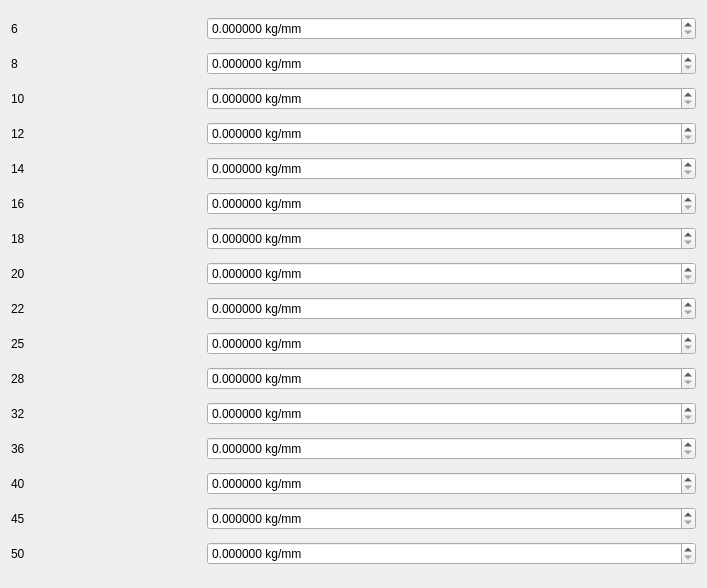
            <widget class="QWidget" name="scrollAreaWidgetContents">
             <property name="geometry">
              <rect>
               <x>0</x>
               <y>0</y>
               <width>707</width>
               <height>588</height>
              </rect>
             </property>
             <layout class="QVBoxLayout" name="verticalLayout_7">
              <item>
               <layout class="QHBoxLayout" name="horizontalLayout_24">
                <item>
                 <widget class="QLabel" name="dia_6">
                  <property name="sizePolicy">
                   <sizepolicy hsizetype="Fixed" vsizetype="Preferred">
                    <horstretch>0</horstretch>
                    <verstretch>0</verstretch>
                   </sizepolicy>
                  </property>
                  <property name="minimumSize">
                   <size>
                    <width>190</width>
                    <height>0</height>
                   </size>
                  </property>
                  <property name="text">
                   <string>6</string>
                  </property>
                 </widget>
                </item>
                <item>
                 <widget class="Gui::PrefDoubleSpinBox" name="dia_6_weight">
                  <property name="suffix">
                   <string> kg/mm</string>
                  </property>
                  <property name="decimals">
                   <number>6</number>
                  </property>
                  <property name="prefEntry" stdset="0">
                   <cstring>6</cstring>
                  </property>
                  <property name="prefPath" stdset="0">
                   <cstring>Mod/RebarTools/BOM/DiaWeightMap</cstring>
                  </property>
                 </widget>
                </item>
               </layout>
              </item>
              <item>
               <layout class="QHBoxLayout" name="horizontalLayout_10">
                <item>
                 <widget class="QLabel" name="dia_8">
                  <property name="sizePolicy">
                   <sizepolicy hsizetype="Fixed" vsizetype="Preferred">
                    <horstretch>0</horstretch>
                    <verstretch>0</verstretch>
                   </sizepolicy>
                  </property>
                  <property name="minimumSize">
                   <size>
                    <width>190</width>
                    <height>0</height>
                   </size>
                  </property>
                  <property name="text">
                   <string>8</string>
                  </property>
                 </widget>
                </item>
                <item>
                 <widget class="Gui::PrefDoubleSpinBox" name="dia_8_weight">
                  <property name="suffix">
                   <string> kg/mm</string>
                  </property>
                  <property name="decimals">
                   <number>6</number>
                  </property>
                  <property name="prefEntry" stdset="0">
                   <cstring>8</cstring>
                  </property>
                  <property name="prefPath" stdset="0">
                   <cstring>Mod/RebarTools/BOM/DiaWeightMap</cstring>
                  </property>
                 </widget>
                </item>
               </layout>
              </item>
              <item>
               <layout class="QHBoxLayout" name="horizontalLayout_11">
                <item>
                 <widget class="QLabel" name="dia_10">
                  <property name="sizePolicy">
                   <sizepolicy hsizetype="Fixed" vsizetype="Preferred">
                    <horstretch>0</horstretch>
                    <verstretch>0</verstretch>
                   </sizepolicy>
                  </property>
                  <property name="minimumSize">
                   <size>
                    <width>190</width>
                    <height>0</height>
                   </size>
                  </property>
                  <property name="text">
                   <string>10</string>
                  </property>
                 </widget>
                </item>
                <item>
                 <widget class="Gui::PrefDoubleSpinBox" name="dia_10_weight">
                  <property name="suffix">
                   <string> kg/mm</string>
                  </property>
                  <property name="decimals">
                   <number>6</number>
                  </property>
                  <property name="prefEntry" stdset="0">
                   <cstring>10</cstring>
                  </property>
                  <property name="prefPath" stdset="0">
                   <cstring>Mod/RebarTools/BOM/DiaWeightMap</cstring>
                  </property>
                 </widget>
                </item>
               </layout>
              </item>
              <item>
               <layout class="QHBoxLayout" name="horizontalLayout_19" stretch="0,0">
                <item>
                 <widget class="QLabel" name="dia_12">
                  <property name="sizePolicy">
                   <sizepolicy hsizetype="Fixed" vsizetype="Preferred">
                    <horstretch>0</horstretch>
                    <verstretch>0</verstretch>
                   </sizepolicy>
                  </property>
                  <property name="minimumSize">
                   <size>
                    <width>190</width>
                    <height>0</height>
                   </size>
                  </property>
                  <property name="text">
                   <string>12</string>
                  </property>
                 </widget>
                </item>
                <item>
                 <widget class="Gui::PrefDoubleSpinBox" name="dia_12_weight">
                  <property name="suffix">
                   <string> kg/mm</string>
                  </property>
                  <property name="decimals">
                   <number>6</number>
                  </property>
                  <property name="prefEntry" stdset="0">
                   <cstring>12</cstring>
                  </property>
                  <property name="prefPath" stdset="0">
                   <cstring>Mod/RebarTools/BOM/DiaWeightMap</cstring>
                  </property>
                 </widget>
                </item>
               </layout>
              </item>
              <item>
               <layout class="QHBoxLayout" name="horizontalLayout_20">
                <item>
                 <widget class="QLabel" name="dia_14">
                  <property name="sizePolicy">
                   <sizepolicy hsizetype="Fixed" vsizetype="Preferred">
                    <horstretch>0</horstretch>
                    <verstretch>0</verstretch>
                   </sizepolicy>
                  </property>
                  <property name="minimumSize">
                   <size>
                    <width>190</width>
                    <height>0</height>
                   </size>
                  </property>
                  <property name="text">
                   <string>14</string>
                  </property>
                 </widget>
                </item>
                <item>
                 <widget class="Gui::PrefDoubleSpinBox" name="dia_14_weight">
                  <property name="suffix">
                   <string> kg/mm</string>
                  </property>
                  <property name="decimals">
                   <number>6</number>
                  </property>
                  <property name="prefEntry" stdset="0">
                   <cstring>14</cstring>
                  </property>
                  <property name="prefPath" stdset="0">
                   <cstring>Mod/RebarTools/BOM/DiaWeightMap</cstring>
                  </property>
                 </widget>
                </item>
               </layout>
              </item>
              <item>
               <layout class="QHBoxLayout" name="horizontalLayout_21">
                <item>
                 <widget class="QLabel" name="dia_16">
                  <property name="sizePolicy">
                   <sizepolicy hsizetype="Fixed" vsizetype="Preferred">
                    <horstretch>0</horstretch>
                    <verstretch>0</verstretch>
                   </sizepolicy>
                  </property>
                  <property name="minimumSize">
                   <size>
                    <width>190</width>
                    <height>0</height>
                   </size>
                  </property>
                  <property name="text">
                   <string>16</string>
                  </property>
                 </widget>
                </item>
                <item>
                 <widget class="Gui::PrefDoubleSpinBox" name="dia_16_weight">
                  <property name="suffix">
                   <string> kg/mm</string>
                  </property>
                  <property name="decimals">
                   <number>6</number>
                  </property>
                  <property name="prefEntry" stdset="0">
                   <cstring>16</cstring>
                  </property>
                  <property name="prefPath" stdset="0">
                   <cstring>Mod/RebarTools/BOM/DiaWeightMap</cstring>
                  </property>
                 </widget>
                </item>
               </layout>
              </item>
              <item>
               <layout class="QHBoxLayout" name="horizontalLayout_23">
                <item>
                 <widget class="QLabel" name="dia_18">
                  <property name="sizePolicy">
                   <sizepolicy hsizetype="Fixed" vsizetype="Preferred">
                    <horstretch>0</horstretch>
                    <verstretch>0</verstretch>
                   </sizepolicy>
                  </property>
                  <property name="minimumSize">
                   <size>
                    <width>190</width>
                    <height>0</height>
                   </size>
                  </property>
                  <property name="text">
                   <string>18</string>
                  </property>
                 </widget>
                </item>
                <item>
                 <widget class="Gui::PrefDoubleSpinBox" name="dia_18_weight">
                  <property name="suffix">
                   <string> kg/mm</string>
                  </property>
                  <property name="decimals">
                   <number>6</number>
                  </property>
                  <property name="prefEntry" stdset="0">
                   <cstring>18</cstring>
                  </property>
                  <property name="prefPath" stdset="0">
                   <cstring>Mod/RebarTools/BOM/DiaWeightMap</cstring>
                  </property>
                 </widget>
                </item>
               </layout>
              </item>
              <item>
               <layout class="QHBoxLayout" name="horizontalLayout_22">
                <item>
                 <widget class="QLabel" name="dia_20">
                  <property name="sizePolicy">
                   <sizepolicy hsizetype="Fixed" vsizetype="Preferred">
                    <horstretch>0</horstretch>
                    <verstretch>0</verstretch>
                   </sizepolicy>
                  </property>
                  <property name="minimumSize">
                   <size>
                    <width>190</width>
                    <height>0</height>
                   </size>
                  </property>
                  <property name="text">
                   <string>20</string>
                  </property>
                 </widget>
                </item>
                <item>
                 <widget class="Gui::PrefDoubleSpinBox" name="dia_20_weight">
                  <property name="suffix">
                   <string> kg/mm</string>
                  </property>
                  <property name="decimals">
                   <number>6</number>
                  </property>
                  <property name="prefEntry" stdset="0">
                   <cstring>20</cstring>
                  </property>
                  <property name="prefPath" stdset="0">
                   <cstring>Mod/RebarTools/BOM/DiaWeightMap</cstring>
                  </property>
                 </widget>
                </item>
               </layout>
              </item>
              <item>
               <layout class="QHBoxLayout" name="horizontalLayout_26">
                <item>
                 <widget class="QLabel" name="dia_22">
                  <property name="sizePolicy">
                   <sizepolicy hsizetype="Fixed" vsizetype="Preferred">
                    <horstretch>0</horstretch>
                    <verstretch>0</verstretch>
                   </sizepolicy>
                  </property>
                  <property name="minimumSize">
                   <size>
                    <width>190</width>
                    <height>0</height>
                   </size>
                  </property>
                  <property name="text">
                   <string>22</string>
                  </property>
                 </widget>
                </item>
                <item>
                 <widget class="Gui::PrefDoubleSpinBox" name="dia_22_weight">
                  <property name="suffix">
                   <string> kg/mm</string>
                  </property>
                  <property name="decimals">
                   <number>6</number>
                  </property>
                  <property name="prefEntry" stdset="0">
                   <cstring>22</cstring>
                  </property>
                  <property name="prefPath" stdset="0">
                   <cstring>Mod/RebarTools/BOM/DiaWeightMap</cstring>
                  </property>
                 </widget>
                </item>
               </layout>
              </item>
              <item>
               <layout class="QHBoxLayout" name="horizontalLayout_28">
                <item>
                 <widget class="QLabel" name="dia_25">
                  <property name="sizePolicy">
                   <sizepolicy hsizetype="Fixed" vsizetype="Preferred">
                    <horstretch>0</horstretch>
                    <verstretch>0</verstretch>
                   </sizepolicy>
                  </property>
                  <property name="minimumSize">
                   <size>
                    <width>190</width>
                    <height>0</height>
                   </size>
                  </property>
                  <property name="text">
                   <string>25</string>
                  </property>
                 </widget>
                </item>
                <item>
                 <widget class="Gui::PrefDoubleSpinBox" name="dia_25_weight">
                  <property name="suffix">
                   <string> kg/mm</string>
                  </property>
                  <property name="decimals">
                   <number>6</number>
                  </property>
                  <property name="prefEntry" stdset="0">
                   <cstring>25</cstring>
                  </property>
                  <property name="prefPath" stdset="0">
                   <cstring>Mod/RebarTools/BOM/DiaWeightMap</cstring>
                  </property>
                 </widget>
                </item>
               </layout>
              </item>
              <item>
               <layout class="QHBoxLayout" name="horizontalLayout_29">
                <item>
                 <widget class="QLabel" name="dia_28">
                  <property name="sizePolicy">
                   <sizepolicy hsizetype="Fixed" vsizetype="Preferred">
                    <horstretch>0</horstretch>
                    <verstretch>0</verstretch>
                   </sizepolicy>
                  </property>
                  <property name="minimumSize">
                   <size>
                    <width>190</width>
                    <height>0</height>
                   </size>
                  </property>
                  <property name="text">
                   <string>28</string>
                  </property>
                 </widget>
                </item>
                <item>
                 <widget class="Gui::PrefDoubleSpinBox" name="dia_28_weight">
                  <property name="suffix">
                   <string> kg/mm</string>
                  </property>
                  <property name="decimals">
                   <number>6</number>
                  </property>
                  <property name="prefEntry" stdset="0">
                   <cstring>28</cstring>
                  </property>
                  <property name="prefPath" stdset="0">
                   <cstring>Mod/RebarTools/BOM/DiaWeightMap</cstring>
                  </property>
                 </widget>
                </item>
               </layout>
              </item>
              <item>
               <layout class="QHBoxLayout" name="horizontalLayout_27">
                <item>
                 <widget class="QLabel" name="dia_32">
                  <property name="sizePolicy">
                   <sizepolicy hsizetype="Fixed" vsizetype="Preferred">
                    <horstretch>0</horstretch>
                    <verstretch>0</verstretch>
                   </sizepolicy>
                  </property>
                  <property name="minimumSize">
                   <size>
                    <width>190</width>
                    <height>0</height>
                   </size>
                  </property>
                  <property name="text">
                   <string>32</string>
                  </property>
                 </widget>
                </item>
                <item>
                 <widget class="Gui::PrefDoubleSpinBox" name="dia_32_weight">
                  <property name="suffix">
                   <string> kg/mm</string>
                  </property>
                  <property name="decimals">
                   <number>6</number>
                  </property>
                  <property name="prefEntry" stdset="0">
                   <cstring>32</cstring>
                  </property>
                  <property name="prefPath" stdset="0">
                   <cstring>Mod/RebarTools/BOM/DiaWeightMap</cstring>
                  </property>
                 </widget>
                </item>
               </layout>
              </item>
              <item>
               <layout class="QHBoxLayout" name="horizontalLayout_25">
                <item>
                 <widget class="QLabel" name="dia_36">
                  <property name="sizePolicy">
                   <sizepolicy hsizetype="Fixed" vsizetype="Preferred">
                    <horstretch>0</horstretch>
                    <verstretch>0</verstretch>
                   </sizepolicy>
                  </property>
                  <property name="minimumSize">
                   <size>
                    <width>190</width>
                    <height>0</height>
                   </size>
                  </property>
                  <property name="text">
                   <string>36</string>
                  </property>
                 </widget>
                </item>
                <item>
                 <widget class="Gui::PrefDoubleSpinBox" name="dia_36_weight">
                  <property name="suffix">
                   <string> kg/mm</string>
                  </property>
                  <property name="decimals">
                   <number>6</number>
                  </property>
                  <property name="prefEntry" stdset="0">
                   <cstring>36</cstring>
                  </property>
                  <property name="prefPath" stdset="0">
                   <cstring>Mod/RebarTools/BOM/DiaWeightMap</cstring>
                  </property>
                 </widget>
                </item>
               </layout>
              </item>
              <item>
               <layout class="QHBoxLayout" name="horizontalLayout_30">
                <item>
                 <widget class="QLabel" name="dia_40">
                  <property name="sizePolicy">
                   <sizepolicy hsizetype="Fixed" vsizetype="Preferred">
                    <horstretch>0</horstretch>
                    <verstretch>0</verstretch>
                   </sizepolicy>
                  </property>
                  <property name="minimumSize">
                   <size>
                    <width>190</width>
                    <height>0</height>
                   </size>
                  </property>
                  <property name="text">
                   <string>40</string>
                  </property>
                 </widget>
                </item>
                <item>
                 <widget class="Gui::PrefDoubleSpinBox" name="dia_40_weight">
                  <property name="suffix">
                   <string> kg/mm</string>
                  </property>
                  <property name="decimals">
                   <number>6</number>
                  </property>
                  <property name="prefEntry" stdset="0">
                   <cstring>40</cstring>
                  </property>
                  <property name="prefPath" stdset="0">
                   <cstring>Mod/RebarTools/BOM/DiaWeightMap</cstring>
                  </property>
                 </widget>
                </item>
               </layout>
              </item>
              <item>
               <layout class="QHBoxLayout" name="horizontalLayout_32">
                <item>
                 <widget class="QLabel" name="dia_45">
                  <property name="sizePolicy">
                   <sizepolicy hsizetype="Fixed" vsizetype="Preferred">
                    <horstretch>0</horstretch>
                    <verstretch>0</verstretch>
                   </sizepolicy>
                  </property>
                  <property name="minimumSize">
                   <size>
                    <width>190</width>
                    <height>0</height>
                   </size>
                  </property>
                  <property name="text">
                   <string>45</string>
                  </property>
                 </widget>
                </item>
                <item>
                 <widget class="Gui::PrefDoubleSpinBox" name="dia_45_weight">
                  <property name="suffix">
                   <string> kg/mm</string>
                  </property>
                  <property name="decimals">
                   <number>6</number>
                  </property>
                  <property name="prefEntry" stdset="0">
                   <cstring>45</cstring>
                  </property>
                  <property name="prefPath" stdset="0">
                   <cstring>Mod/RebarTools/BOM/DiaWeightMap</cstring>
                  </property>
                 </widget>
                </item>
               </layout>
              </item>
              <item>
               <layout class="QHBoxLayout" name="horizontalLayout_33">
                <item>
                 <widget class="QLabel" name="dia_50">
                  <property name="sizePolicy">
                   <sizepolicy hsizetype="Fixed" vsizetype="Preferred">
                    <horstretch>0</horstretch>
                    <verstretch>0</verstretch>
                   </sizepolicy>
                  </property>
                  <property name="minimumSize">
                   <size>
                    <width>190</width>
                    <height>0</height>
                   </size>
                  </property>
                  <property name="text">
                   <string>50</string>
                  </property>
                 </widget>
                </item>
                <item>
                 <widget class="Gui::PrefDoubleSpinBox" name="dia_50_weight">
                  <property name="suffix">
                   <string> kg/mm</string>
                  </property>
                  <property name="decimals">
                   <number>6</number>
                  </property>
                  <property name="prefEntry" stdset="0">
                   <cstring>50</cstring>
                  </property>
                  <property name="prefPath" stdset="0">
                   <cstring>Mod/RebarTools/BOM/DiaWeightMap</cstring>
                  </property>
                 </widget>
                </item>
               </layout>
              </item>
             </layout>
            </widget>
